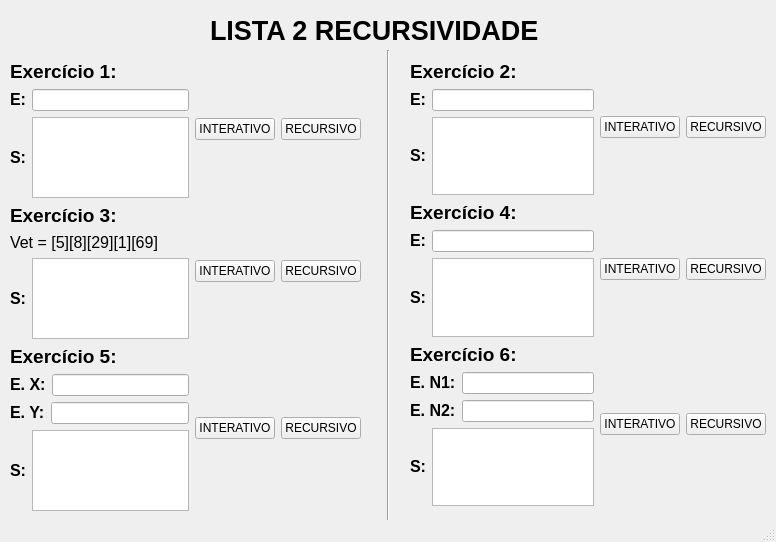
<?xml version="1.0" encoding="UTF-8"?>
<ui version="4.0">
 <class>MainWindow</class>
 <widget class="QMainWindow" name="MainWindow">
  <property name="geometry">
   <rect>
    <x>0</x>
    <y>0</y>
    <width>776</width>
    <height>542</height>
   </rect>
  </property>
  <property name="windowTitle">
   <string>MainWindow</string>
  </property>
  <widget class="QWidget" name="centralwidget">
   <widget class="QLabel" name="label_21">
    <property name="geometry">
     <rect>
      <x>210</x>
      <y>10</y>
      <width>331</width>
      <height>41</height>
     </rect>
    </property>
    <property name="text">
     <string>&lt;html&gt;&lt;head/&gt;&lt;body&gt;&lt;p&gt;&lt;span style=&quot; font-size:20pt; font-weight:700;&quot;&gt;LISTA 2 RECURSIVIDADE&lt;/span&gt;&lt;/p&gt;&lt;/body&gt;&lt;/html&gt;</string>
    </property>
   </widget>
   <widget class="Line" name="line">
    <property name="geometry">
     <rect>
      <x>380</x>
      <y>50</y>
      <width>16</width>
      <height>471</height>
     </rect>
    </property>
    <property name="orientation">
     <enum>Qt::Vertical</enum>
    </property>
   </widget>
   <widget class="QWidget" name="">
    <property name="geometry">
     <rect>
      <x>10</x>
      <y>60</y>
      <width>351</width>
      <height>451</height>
     </rect>
    </property>
    <layout class="QVBoxLayout" name="verticalLayout_7">
     <item>
      <layout class="QHBoxLayout" name="horizontalLayout_14">
       <item>
        <layout class="QVBoxLayout" name="verticalLayout">
         <item>
          <widget class="QLabel" name="label">
           <property name="text">
            <string>&lt;html&gt;&lt;head/&gt;&lt;body&gt;&lt;p&gt;&lt;span style=&quot; font-size:14pt; font-weight:700;&quot;&gt;Exercício 1:&lt;/span&gt;&lt;/p&gt;&lt;/body&gt;&lt;/html&gt;</string>
           </property>
          </widget>
         </item>
         <item>
          <layout class="QHBoxLayout" name="horizontalLayout">
           <item>
            <widget class="QLabel" name="label_2">
             <property name="text">
              <string>&lt;html&gt;&lt;head/&gt;&lt;body&gt;&lt;p&gt;&lt;span style=&quot; font-size:12pt; font-weight:700;&quot;&gt;E:&lt;/span&gt;&lt;/p&gt;&lt;/body&gt;&lt;/html&gt;</string>
             </property>
            </widget>
           </item>
           <item>
            <widget class="QLineEdit" name="lineEditEntradaEx1"/>
           </item>
          </layout>
         </item>
         <item>
          <layout class="QHBoxLayout" name="horizontalLayout_2">
           <item>
            <widget class="QLabel" name="label_3">
             <property name="text">
              <string>&lt;html&gt;&lt;head/&gt;&lt;body&gt;&lt;p&gt;&lt;span style=&quot; font-size:12pt; font-weight:700;&quot;&gt;S:&lt;/span&gt;&lt;/p&gt;&lt;/body&gt;&lt;/html&gt;</string>
             </property>
            </widget>
           </item>
           <item>
            <widget class="QTextEdit" name="textEditSaidaEx1">
             <property name="readOnly">
              <bool>true</bool>
             </property>
            </widget>
           </item>
          </layout>
         </item>
        </layout>
       </item>
       <item>
        <widget class="QPushButton" name="pushButtonEx1Interativo">
         <property name="text">
          <string>INTERATIVO</string>
         </property>
        </widget>
       </item>
       <item>
        <widget class="QPushButton" name="pushButtonEx1Recursivo">
         <property name="text">
          <string>RECURSIVO</string>
         </property>
        </widget>
       </item>
      </layout>
     </item>
     <item>
      <layout class="QHBoxLayout" name="horizontalLayout_15">
       <item>
        <layout class="QVBoxLayout" name="verticalLayout_2">
         <item>
          <widget class="QLabel" name="label_11">
           <property name="text">
            <string>&lt;html&gt;&lt;head/&gt;&lt;body&gt;&lt;p&gt;&lt;span style=&quot; font-size:14pt; font-weight:700;&quot;&gt;Exercício 3:&lt;/span&gt;&lt;/p&gt;&lt;/body&gt;&lt;/html&gt;</string>
           </property>
          </widget>
         </item>
         <item>
          <widget class="QLabel" name="label_12">
           <property name="text">
            <string>&lt;html&gt;&lt;head/&gt;&lt;body&gt;&lt;p&gt;&lt;span style=&quot; font-size:12pt;&quot;&gt;Vet = [5][8][29][1][69]&lt;/span&gt;&lt;/p&gt;&lt;/body&gt;&lt;/html&gt;</string>
           </property>
          </widget>
         </item>
         <item>
          <layout class="QHBoxLayout" name="horizontalLayout_8">
           <item>
            <widget class="QLabel" name="label_13">
             <property name="text">
              <string>&lt;html&gt;&lt;head/&gt;&lt;body&gt;&lt;p&gt;&lt;span style=&quot; font-size:12pt; font-weight:700;&quot;&gt;S:&lt;/span&gt;&lt;/p&gt;&lt;/body&gt;&lt;/html&gt;</string>
             </property>
            </widget>
           </item>
           <item>
            <widget class="QTextEdit" name="textEditSaidaEx3">
             <property name="readOnly">
              <bool>true</bool>
             </property>
            </widget>
           </item>
          </layout>
         </item>
        </layout>
       </item>
       <item>
        <widget class="QPushButton" name="pushButtonEx3Interativo">
         <property name="text">
          <string>INTERATIVO</string>
         </property>
        </widget>
       </item>
       <item>
        <widget class="QPushButton" name="pushButtonEx3Recursivo">
         <property name="text">
          <string>RECURSIVO</string>
         </property>
        </widget>
       </item>
      </layout>
     </item>
     <item>
      <layout class="QHBoxLayout" name="horizontalLayout_16">
       <item>
        <layout class="QVBoxLayout" name="verticalLayout_3">
         <item>
          <widget class="QLabel" name="label_7">
           <property name="text">
            <string>&lt;html&gt;&lt;head/&gt;&lt;body&gt;&lt;p&gt;&lt;span style=&quot; font-size:14pt; font-weight:700;&quot;&gt;Exercício 5:&lt;/span&gt;&lt;/p&gt;&lt;/body&gt;&lt;/html&gt;</string>
           </property>
          </widget>
         </item>
         <item>
          <layout class="QHBoxLayout" name="horizontalLayout_6">
           <item>
            <widget class="QLabel" name="label_9">
             <property name="text">
              <string>&lt;html&gt;&lt;head/&gt;&lt;body&gt;&lt;p&gt;&lt;span style=&quot; font-size:12pt; font-weight:700;&quot;&gt;E. X:&lt;/span&gt;&lt;/p&gt;&lt;/body&gt;&lt;/html&gt;</string>
             </property>
            </widget>
           </item>
           <item>
            <widget class="QLineEdit" name="lineEditEntradaXEx5"/>
           </item>
          </layout>
         </item>
         <item>
          <layout class="QHBoxLayout" name="horizontalLayout_5">
           <item>
            <widget class="QLabel" name="label_10">
             <property name="text">
              <string>&lt;html&gt;&lt;head/&gt;&lt;body&gt;&lt;p&gt;&lt;span style=&quot; font-size:12pt; font-weight:700;&quot;&gt;E. Y:&lt;/span&gt;&lt;/p&gt;&lt;/body&gt;&lt;/html&gt;</string>
             </property>
            </widget>
           </item>
           <item>
            <widget class="QLineEdit" name="lineEditEntradaYEx5"/>
           </item>
          </layout>
         </item>
         <item>
          <layout class="QHBoxLayout" name="horizontalLayout_7">
           <item>
            <widget class="QLabel" name="label_8">
             <property name="text">
              <string>&lt;html&gt;&lt;head/&gt;&lt;body&gt;&lt;p&gt;&lt;span style=&quot; font-size:12pt; font-weight:700;&quot;&gt;S:&lt;/span&gt;&lt;/p&gt;&lt;/body&gt;&lt;/html&gt;</string>
             </property>
            </widget>
           </item>
           <item>
            <widget class="QTextEdit" name="textEditSaidaEx5">
             <property name="readOnly">
              <bool>true</bool>
             </property>
            </widget>
           </item>
          </layout>
         </item>
        </layout>
       </item>
       <item>
        <widget class="QPushButton" name="pushButtonEx5Interativo">
         <property name="text">
          <string>INTERATIVO</string>
         </property>
        </widget>
       </item>
       <item>
        <widget class="QPushButton" name="pushButtonEx5Recursivo">
         <property name="text">
          <string>RECURSIVO</string>
         </property>
        </widget>
       </item>
      </layout>
     </item>
    </layout>
   </widget>
   <widget class="QWidget" name="">
    <property name="geometry">
     <rect>
      <x>410</x>
      <y>60</y>
      <width>356</width>
      <height>446</height>
     </rect>
    </property>
    <layout class="QVBoxLayout" name="verticalLayout_8">
     <item>
      <layout class="QHBoxLayout" name="horizontalLayout_17">
       <item>
        <layout class="QVBoxLayout" name="verticalLayout_4">
         <item>
          <widget class="QLabel" name="label_4">
           <property name="text">
            <string>&lt;html&gt;&lt;head/&gt;&lt;body&gt;&lt;p&gt;&lt;span style=&quot; font-size:14pt; font-weight:700;&quot;&gt;Exercício 2:&lt;/span&gt;&lt;/p&gt;&lt;/body&gt;&lt;/html&gt;</string>
           </property>
          </widget>
         </item>
         <item>
          <layout class="QHBoxLayout" name="horizontalLayout_4">
           <item>
            <widget class="QLabel" name="label_6">
             <property name="text">
              <string>&lt;html&gt;&lt;head/&gt;&lt;body&gt;&lt;p&gt;&lt;span style=&quot; font-size:12pt; font-weight:700;&quot;&gt;E:&lt;/span&gt;&lt;/p&gt;&lt;/body&gt;&lt;/html&gt;</string>
             </property>
            </widget>
           </item>
           <item>
            <widget class="QLineEdit" name="lineEditEntradaEx2"/>
           </item>
          </layout>
         </item>
         <item>
          <layout class="QHBoxLayout" name="horizontalLayout_3">
           <item>
            <widget class="QLabel" name="label_5">
             <property name="text">
              <string>&lt;html&gt;&lt;head/&gt;&lt;body&gt;&lt;p&gt;&lt;span style=&quot; font-size:12pt; font-weight:700;&quot;&gt;S:&lt;/span&gt;&lt;/p&gt;&lt;/body&gt;&lt;/html&gt;</string>
             </property>
            </widget>
           </item>
           <item>
            <widget class="QTextEdit" name="textEditSaidaEx2">
             <property name="readOnly">
              <bool>true</bool>
             </property>
            </widget>
           </item>
          </layout>
         </item>
        </layout>
       </item>
       <item>
        <widget class="QPushButton" name="pushButtonEx2Interativo">
         <property name="text">
          <string>INTERATIVO</string>
         </property>
        </widget>
       </item>
       <item>
        <widget class="QPushButton" name="pushButtonEx2Recursivo">
         <property name="text">
          <string>RECURSIVO</string>
         </property>
        </widget>
       </item>
      </layout>
     </item>
     <item>
      <layout class="QHBoxLayout" name="horizontalLayout_18">
       <item>
        <layout class="QVBoxLayout" name="verticalLayout_5">
         <item>
          <widget class="QLabel" name="label_14">
           <property name="text">
            <string>&lt;html&gt;&lt;head/&gt;&lt;body&gt;&lt;p&gt;&lt;span style=&quot; font-size:14pt; font-weight:700;&quot;&gt;Exercício 4:&lt;/span&gt;&lt;/p&gt;&lt;/body&gt;&lt;/html&gt;</string>
           </property>
          </widget>
         </item>
         <item>
          <layout class="QHBoxLayout" name="horizontalLayout_9">
           <item>
            <widget class="QLabel" name="label_16">
             <property name="text">
              <string>&lt;html&gt;&lt;head/&gt;&lt;body&gt;&lt;p&gt;&lt;span style=&quot; font-size:12pt; font-weight:700;&quot;&gt;E:&lt;/span&gt;&lt;/p&gt;&lt;/body&gt;&lt;/html&gt;</string>
             </property>
            </widget>
           </item>
           <item>
            <widget class="QLineEdit" name="lineEditEntradaEx4"/>
           </item>
          </layout>
         </item>
         <item>
          <layout class="QHBoxLayout" name="horizontalLayout_10">
           <item>
            <widget class="QLabel" name="label_15">
             <property name="text">
              <string>&lt;html&gt;&lt;head/&gt;&lt;body&gt;&lt;p&gt;&lt;span style=&quot; font-size:12pt; font-weight:700;&quot;&gt;S:&lt;/span&gt;&lt;/p&gt;&lt;/body&gt;&lt;/html&gt;</string>
             </property>
            </widget>
           </item>
           <item>
            <widget class="QTextEdit" name="textEditSaidaEx4">
             <property name="readOnly">
              <bool>true</bool>
             </property>
            </widget>
           </item>
          </layout>
         </item>
        </layout>
       </item>
       <item>
        <widget class="QPushButton" name="pushButtonEx4Interativo">
         <property name="text">
          <string>INTERATIVO</string>
         </property>
        </widget>
       </item>
       <item>
        <widget class="QPushButton" name="pushButtonEx4Recursivo">
         <property name="text">
          <string>RECURSIVO</string>
         </property>
        </widget>
       </item>
      </layout>
     </item>
     <item>
      <layout class="QHBoxLayout" name="horizontalLayout_19">
       <item>
        <layout class="QVBoxLayout" name="verticalLayout_6">
         <item>
          <widget class="QLabel" name="label_19">
           <property name="text">
            <string>&lt;html&gt;&lt;head/&gt;&lt;body&gt;&lt;p&gt;&lt;span style=&quot; font-size:14pt; font-weight:700;&quot;&gt;Exercício 6:&lt;/span&gt;&lt;/p&gt;&lt;/body&gt;&lt;/html&gt;</string>
           </property>
          </widget>
         </item>
         <item>
          <layout class="QHBoxLayout" name="horizontalLayout_12">
           <item>
            <widget class="QLabel" name="label_18">
             <property name="text">
              <string>&lt;html&gt;&lt;head/&gt;&lt;body&gt;&lt;p&gt;&lt;span style=&quot; font-size:12pt; font-weight:700;&quot;&gt;E. N1:&lt;/span&gt;&lt;/p&gt;&lt;/body&gt;&lt;/html&gt;</string>
             </property>
            </widget>
           </item>
           <item>
            <widget class="QLineEdit" name="lineEditEntradaN1Ex6"/>
           </item>
          </layout>
         </item>
         <item>
          <layout class="QHBoxLayout" name="horizontalLayout_11">
           <item>
            <widget class="QLabel" name="label_20">
             <property name="text">
              <string>&lt;html&gt;&lt;head/&gt;&lt;body&gt;&lt;p&gt;&lt;span style=&quot; font-size:12pt; font-weight:700;&quot;&gt;E. N2:&lt;/span&gt;&lt;/p&gt;&lt;/body&gt;&lt;/html&gt;</string>
             </property>
            </widget>
           </item>
           <item>
            <widget class="QLineEdit" name="lineEditEntradaN2Ex6"/>
           </item>
          </layout>
         </item>
         <item>
          <layout class="QHBoxLayout" name="horizontalLayout_13">
           <item>
            <widget class="QLabel" name="label_17">
             <property name="text">
              <string>&lt;html&gt;&lt;head/&gt;&lt;body&gt;&lt;p&gt;&lt;span style=&quot; font-size:12pt; font-weight:700;&quot;&gt;S:&lt;/span&gt;&lt;/p&gt;&lt;/body&gt;&lt;/html&gt;</string>
             </property>
            </widget>
           </item>
           <item>
            <widget class="QTextEdit" name="textEditSaidaEx6">
             <property name="readOnly">
              <bool>true</bool>
             </property>
            </widget>
           </item>
          </layout>
         </item>
        </layout>
       </item>
       <item>
        <widget class="QPushButton" name="pushButtonEx6Interativo">
         <property name="text">
          <string>INTERATIVO</string>
         </property>
        </widget>
       </item>
       <item>
        <widget class="QPushButton" name="pushButtonEx6Recursivo">
         <property name="text">
          <string>RECURSIVO</string>
         </property>
        </widget>
       </item>
      </layout>
     </item>
    </layout>
   </widget>
  </widget>
  <widget class="QMenuBar" name="menubar">
   <property name="geometry">
    <rect>
     <x>0</x>
     <y>0</y>
     <width>776</width>
     <height>20</height>
    </rect>
   </property>
  </widget>
  <widget class="QStatusBar" name="statusbar"/>
 </widget>
 <resources/>
 <connections/>
</ui>
